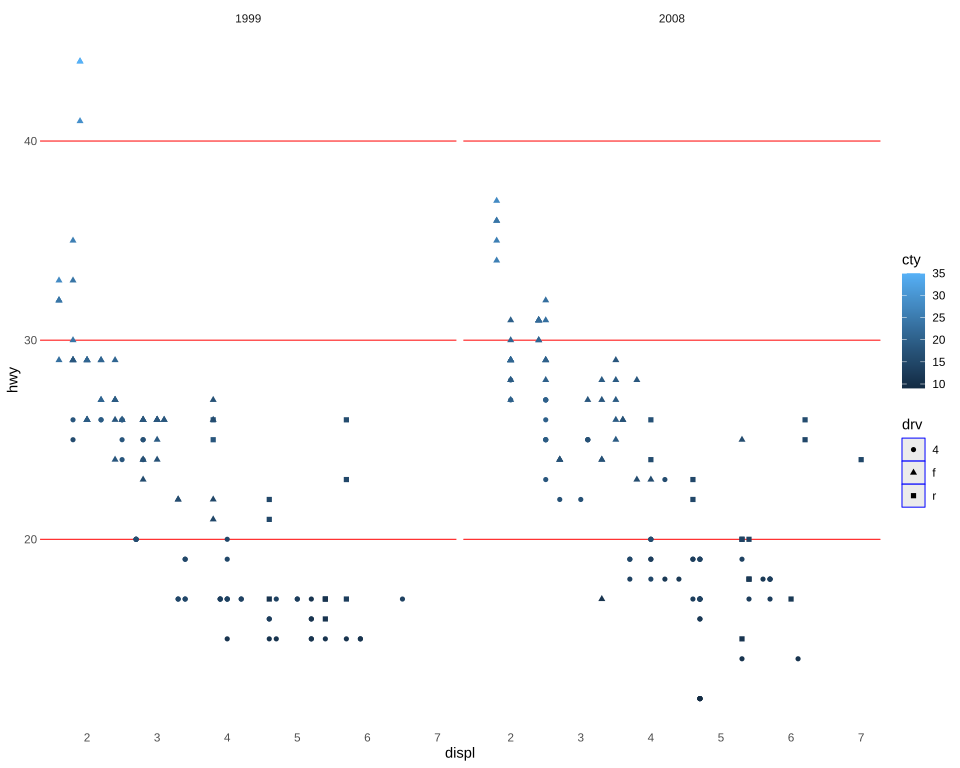

The script that drew this image:
# The plot test/golden/theme_roots.svg draws, drawn by ggplot2 itself, as ggplot2's own visual tests
# draw their snapshots: the independent check on that golden whenever it changes. The suite never
# runs this; it needs R, ggplot2 and vdiffr, saved as the Docker image giggly-r:ggplot2-4.0.3. From
# the repository's root:
#
#   docker run --rm -v "$PWD/test/golden":/golden:ro giggly-r:ggplot2-4.0.3 \
#     Rscript /golden/theme_roots.R > theme_roots.ggplot2.svg
#
# and compare the two drawings element by element, as test/golden/point.R describes.
#
# Two roots removed, line and rect: every tick, grid line and background goes but what a setting
# gives, which skips the removed root and so has nothing above it to take what it leaves unset
# from, and falls to grid's own defaults: the major y grid lines red, 0.75 points wide with round
# ends; the legend's keys bordered blue 0.75 points wide, on the panel background's fill, which
# legend.key inherits past the removed rect. A colour bar's own white ticks are made as a setting
# is, so they are still drawn, with grid's round ends. vdiffr's device draws no gradient and writes
# the bar's rectangle with no fill, where Giggly's fills it with its gradient: that rectangle's
# `fill` is the one difference in the elements, as test/golden/theme_colorbar.R describes.
#
# First checked with ggplot2 4.0.3 and vdiffr 1.0.9: every element and clip path matches but the
# bar's fill, and the one departure is test/golden/point.R's, the x axis drawn before the y.

library(ggplot2)

plot <- ggplot(mpg, aes(displ, hwy, colour = cty, shape = drv)) +
  geom_point() +
  facet_wrap(~year) +
  guides(colour = guide_colourbar(display = "gradient")) +
  theme_gray() +
  theme(
    line = element_blank(),
    rect = element_blank(),
    panel.grid.major.y = element_line(colour = "red"),
    legend.key = element_rect(colour = "blue")
  )

file <- tempfile(fileext = ".svg")
vdiffr::write_svg(plot, file)
cat(readLines(file), sep = "\n")
